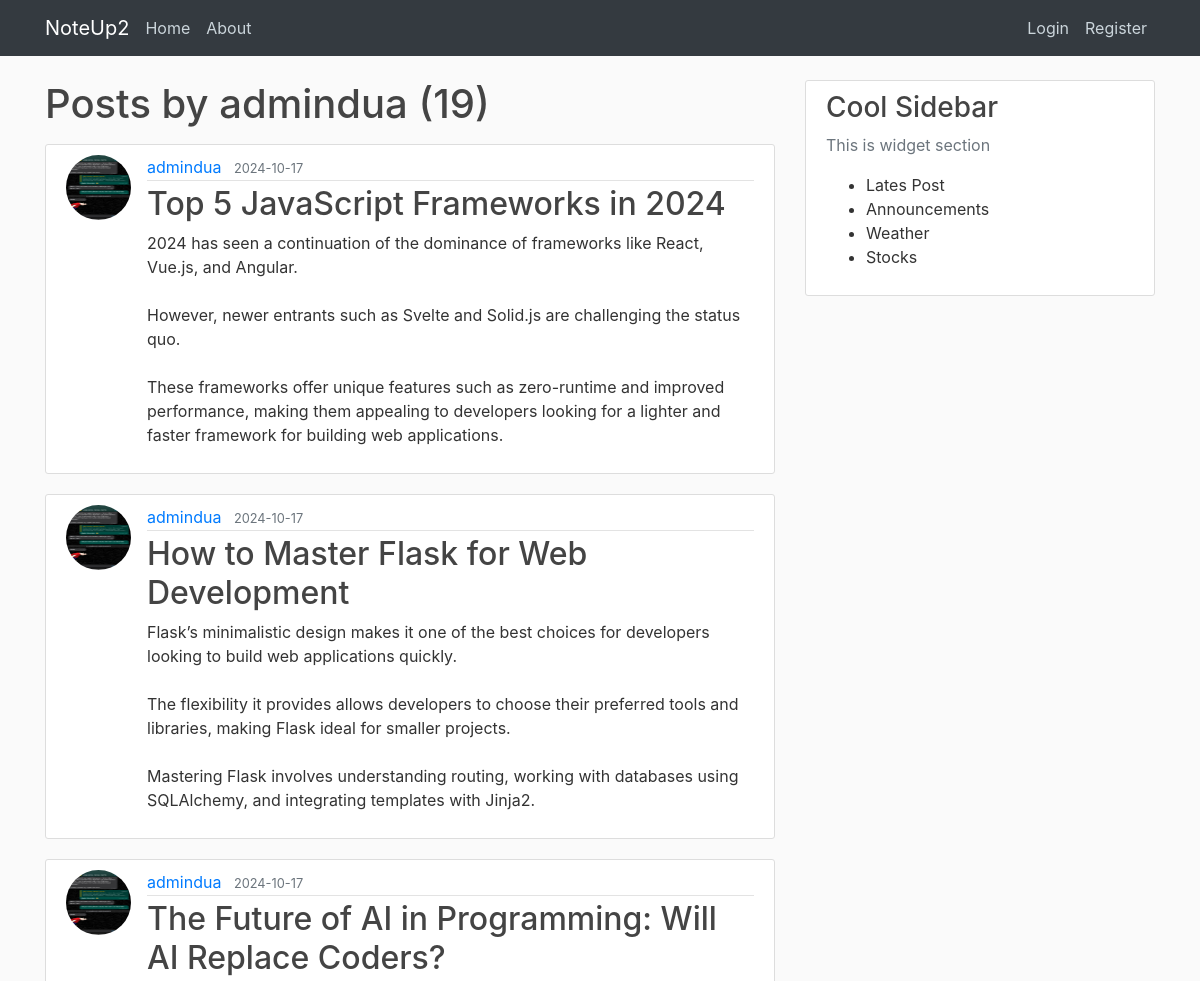
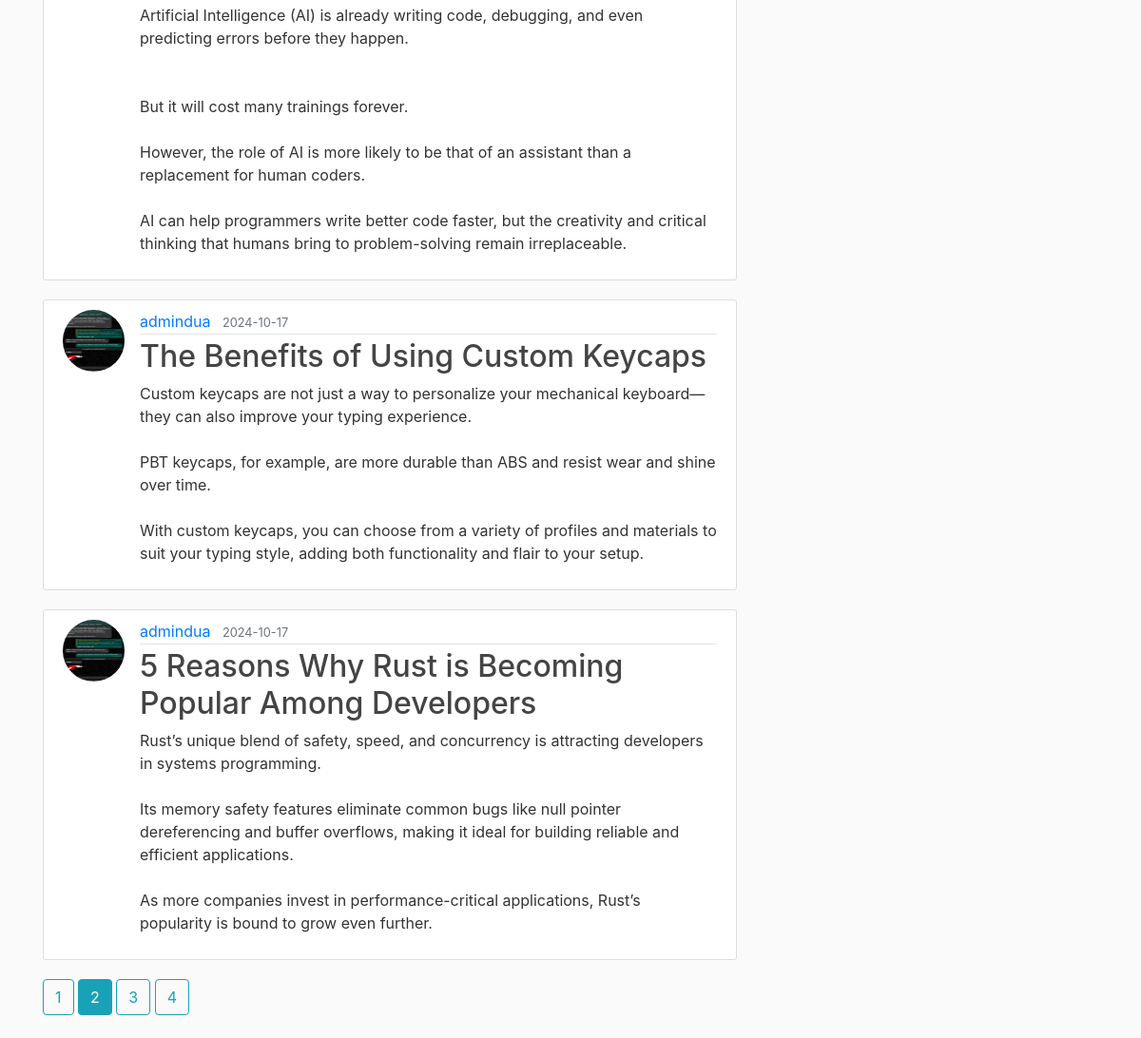
Screenshot of /user/admindua?page=2 with the database file from the repository (2 pictures, top to bottom).
### noteup/models.py (models this page shows, shortened)
class User(db.Model, UserMixin):
    id = db.Column(db.Integer, primary_key=True)
    username = db.Column(db.String(20), unique=True, nullable=False)
    email = db.Column(db.String(100), unique=True, nullable=False)
    image_file = db.Column(db.String(20), nullable=False, default='default.jpg')
    password = db.Column(db.String(60), nullable=False)
    posts = db.relationship('Post', backref='author', lazy=True)

class Post(db.Model):
    id = db.Column(db.Integer, primary_key=True)
    title = db.Column(db.String(100), nullable=False)
    date_posted = db.Column(db.DateTime, nullable=False, default=datetime.now(timezone.utc))
    content = db.Column(db.Text, nullable=False)
    user_id = db.Column(db.Integer, db.ForeignKey('user.id'), nullable=False)

### noteup/users/routes.py (the view)
@users.route("/user/<username>")
def user_posts(username):
    page = request.args.get('page', 1, type=int)
    user = User.query.filter_by(username=username).first_or_404()
    posts = Post.query.filter_by(author=user)\
            .order_by(Post.date_posted.desc())\
            .paginate(page=page, per_page=5)
    return render_template('user_posts.html', posts=posts, user=user)

### noteup/templates/user_posts.html
{% extends "layout.html" %}
{% block content %}
    <h1 class="mb-3">Posts by {{ user.username }} ({{ posts.total }})</h1>
    {% for post in posts.items %}
        <article class="media content-section">
            <img class="rounded-circle article-img" src="{{ url_for('static', filename='img/' + post.author.image_file) }}">
            <div class="media-body">
                <div class="article-metadata">
                    <a href="{{ url_for('users.user_posts', username=post.author.username) }}" class="mr-2">{{ post.author.username }}</a>
                    <small class="text-muted">{{ post.date_posted.strftime('%Y-%m-%d') }}</small>
                </div>
                <h2><a href="{{ url_for('posts.post', post_id=post.id) }}" class="article-title">{{ post.title }}</a></h2>
                <p class="article-content">{{ post.content }}</p>
            </div>
        </article>
    {% endfor %}
    {% for page_num in posts.iter_pages(left_edge=1, right_edge=1, left_current=1, right_current=2) %}
        {% if page_num %}
            {% if posts.page == page_num %}
                <a class="btn btn-info mb-4" href="{{ url_for('users.user_posts', username=user.username, page=page_num) }}">{{ page_num }}</a>
            {% else %}
                <a class="btn btn-outline-info mb-4" href="{{ url_for('users.user_posts', username=user.username, page=page_num) }}">{{ page_num }}</a>
            {% endif %}
        {% else %}
        ...
        {% endif %}
    {% endfor %}
{% endblock content %}

### noteup/static/style.css (style rules this page uses)
body { background: #fafafa; color: #333333; margin-top: 5rem; }
h1, h2, h3, h4, h5, h6 { color: #444444; }
.content-section { background: #ffffff; padding: 10px 20px; border: 1px solid #dddddd; border-radius: 3px; margin-bottom: 20px; }
.article-title { color: #444444; }
.article-content { white-space: pre-line; }
.article-img { height: 65px; width: 65px; margin-right: 16px; }
.article-metadata { padding-bottom: 1px; margin-bottom: 4px; border-bottom: 1px solid #e3e3e3; }

### rows the page displays
User: username "admindua"
Post: image_file (picture), author.username "admindua", date_posted "2024-10-17", title "Top 5 JavaScript Frameworks in 2024", content "2024 has seen a continuation of the dominance of frameworks like React, Vue.js, and Angular. However, newer entrants such as Svelte and Solid.js are challenging the status quo. These frameworks offer unique features such as zero-runtime and improved performance, making them appealing to developers looking for a lighter and faster framework for building web applications."
Post: image_file (picture), author.username "admindua", date_posted "2024-10-17", title "How to Master Flask for Web Development", content "Flask’s minimalistic design makes it one of the best choices for developers looking to build web applications quickly. The flexibility it provides allows developers to choose their preferred tools and libraries, making Flask ideal for smaller projects. Mastering Flask involves understanding routing, working with databases using SQLAlchemy, and integrating templates with Jinja2."
Post: image_file (picture), author.username "admindua", date_posted "2024-10-17", title "The Future of AI in Programming: Will AI Replace Coders?", content "Artificial Intelligence (AI) is already writing code, debugging, and even predicting errors before they happen. But it will cost many trainings forever. However, the role of AI is more likely to be that of an assistant than a replacement for human coders. AI can help programmers write better code faster, but the creativity and critical thinking that humans bring to problem-solving remain irreplaceable."
Post: image_file (picture), author.username "admindua", date_posted "2024-10-17", title "The Benefits of Using Custom Keycaps", content "Custom keycaps are not just a way to personalize your mechanical keyboard—they can also improve your typing experience. PBT keycaps, for example, are more durable than ABS and resist wear and shine over time. With custom keycaps, you can choose from a variety of profiles and materials to suit your typing style, adding both functionality and flair to your setup."
Post: image_file (picture), author.username "admindua", date_posted "2024-10-17", title "5 Reasons Why Rust is Becoming Popular Among Developers", content "Rust’s unique blend of safety, speed, and concurrency is attracting developers in systems programming. Its memory safety features eliminate common bugs like null pointer dereferencing and buffer overflows, making it ideal for building reliable and efficient applications. As more companies invest in performance-critical applications, Rust’s popularity is bound to grow even further."

### other values shown
{{ posts.total }} "19"
{{ page_num }} "1" "3" "4"
{{ page_num }} "2"
